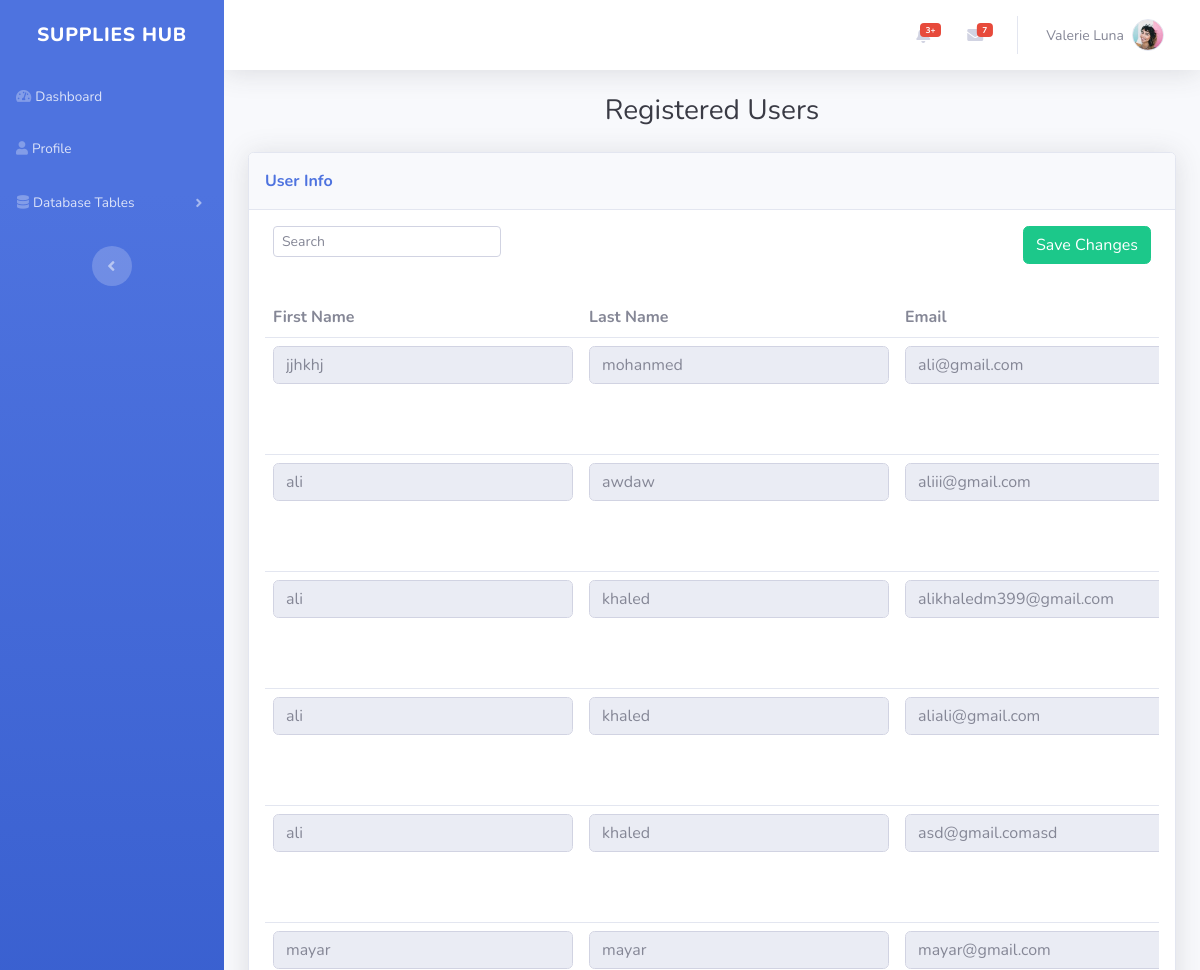
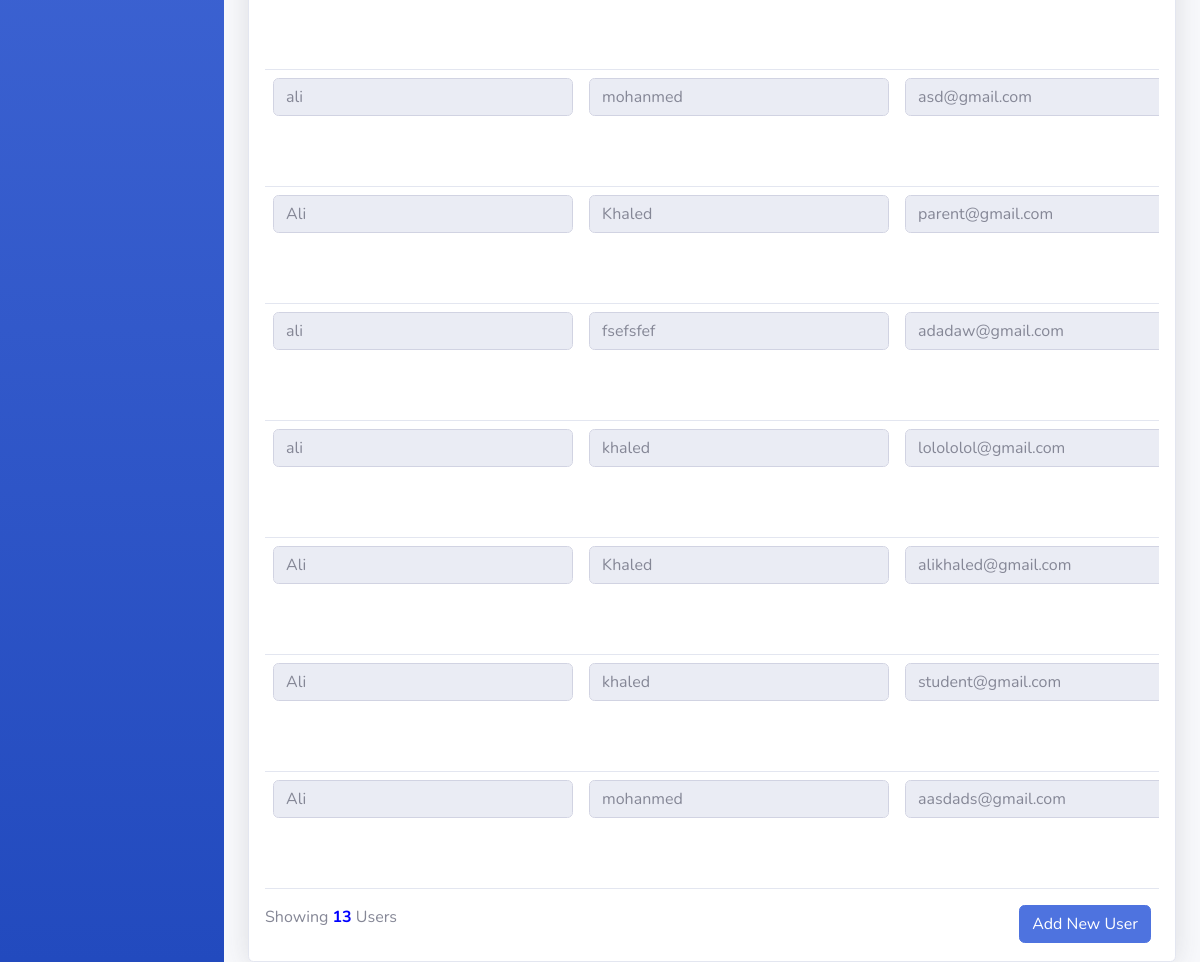
The page /admin-ManageUsers.php on the database its author committed (2 pictures, top to bottom).
### tables this page shows
CREATE TABLE `usersclass` (
  `id` int(11) NOT NULL,
  `acctype` varchar(255) NOT NULL,
  `email` varchar(255) NOT NULL,
  `password` varchar(255) NOT NULL,
  `fname` varchar(255) NOT NULL,
  `lname` varchar(255) NOT NULL,
  `phone` int(11) DEFAULT NULL,
  `registerdate` date DEFAULT NULL
);

### admin-ManageUsers.php (the view, shortened to what this page needs)
<!DOCTYPE html>
<html lang="en">
<?php
require_once("connect.php");
$sql = "SELECT * FROM usersclass";
$result = mysqli_query($conn, $sql);
?>
<head>
    <link rel="stylesheet" href="assets/bootstrap/css/bootstrap.min.css">
    <link rel="stylesheet" href="https://use.fontawesome.com/releases/v5.12.0/css/all.css">
</head>
<body id="page-top">
    <div id="wrapper">
        <?php include("admin-sidebar.php"); ?>
        <div class="d-flex flex-column" id="content-wrapper">
            <div id="content">
                <?php include("admin-topbar.php"); ?>
                <div class="container-fluid">
                    <h3 class="text-dark mb-4 text-center">Registered Users</h3>
                    <div class="card shadow">
                        <div class="card-header py-3 text-nowrap d-flex justify-content-between align-items-center">
                            <p class="text-primary m-0 fw-bold">User Info</p>
                        </div>
                        <div class="card-body">
                            <div class="row">
                                <div class="col-md text-nowrap d-flex justify-content-between align-items-center">
                                    <div class="text-md-end dataTables_filter px-2" id="dataTable_filter">
                                        <label class="form-label"><input type="search" size="25" class="form-control form-control-sm" aria-controls="dataTable" placeholder="Search"></label>
                                    </div>
                                    <div class="px-2">
                                        <form method="POST">
                                            <input type="submit" name="update" class="btn btn-success text-white" value="Save Changes">
                                    </div>
                                </div>
                            </div>
                            <div class="table-responsive table mt-2" id="dataTable" role="grid" aria-describedby="dataTable_info">
                                <table class="table my-0" id="dataTable">
                                    <thead>
                                        <tr>
                                            <th>First Name</th>
                                            <th>Last Name</th>
                                            <th>Email</th>
                                        </tr>
                                    </thead>
                                    <tbody>
                                        <?php
                                        while ($row = mysqli_fetch_assoc($result)) {
                                            echo "<tr>";
                                            echo "<td><input type='text' name='fname[]' class='form-control' style='width:300px' value='" . $row['fname'] . "' disabled>&nbsp;&nbsp;</td>";
                                            echo "<td><input name='lname[]' type='text' class='form-control' style='width:300px' value='" . $row['lname'] . "' disabled></td>";
                                            echo "<td><input name='email[]' class='form-control' type='email' style='width:400px' value='" . $row['email'] . "' disabled></td>";
                                            echo "</tr>";
                                        }
                                        ?>
                                    </tbody>
                                </table>
                            </div>
                            <div class="row justify-content-between">
                                <div class="col">
                                    <?php
                                    $sqlCount = "SELECT COUNT(*) AS total FROM usersclass";
                                    $resultCount = mysqli_query($conn, $sqlCount);
                                    $rowCount = mysqli_fetch_assoc($resultCount);
                                    ?>
                                    <p>Showing <B style="color:blue"><?php echo $rowCount['total']; ?></B> Users</p>
                                </div>
                                <div class="col-auto">
                                    <a href="admin-AddUser.php"><button class="btn btn-primary text-white mx-2">Add New User</button></a>
                                </div>
                            </div>
                        </div>
                    </div>
                </div>
            </div>
</body>
</html>

### rows shown on the page
usersclass: fname "jjhkhj", lname "mohanmed", email "ali@gmail.com"
usersclass: fname "ali", lname "awdaw", email "aliii@gmail.com"
usersclass: fname "ali", lname "khaled", email "alikhaledm399@gmail.com"
usersclass: fname "ali", lname "khaled", email "aliali@gmail.com"
usersclass: fname "ali", lname "khaled", email "asd@gmail.comasd"
usersclass: fname "mayar", lname "mayar", email "mayar@gmail.com"
usersclass: fname "ali", lname "mohanmed", email "asd@gmail.com"
usersclass: fname "Ali", lname "Khaled", email "parent@gmail.com"
usersclass: fname "ali", lname "fsefsfef", email "adadaw@gmail.com"
usersclass: fname "ali", lname "khaled", email "lolololol@gmail.com"
usersclass: fname "Ali", lname "Khaled", email "alikhaled@gmail.com"
usersclass: fname "Ali", lname "khaled", email "student@gmail.com"
usersclass: fname "Ali", lname "mohanmed", email "aasdads@gmail.com"

### other values the page prints
$rowCount['total'] "13"
